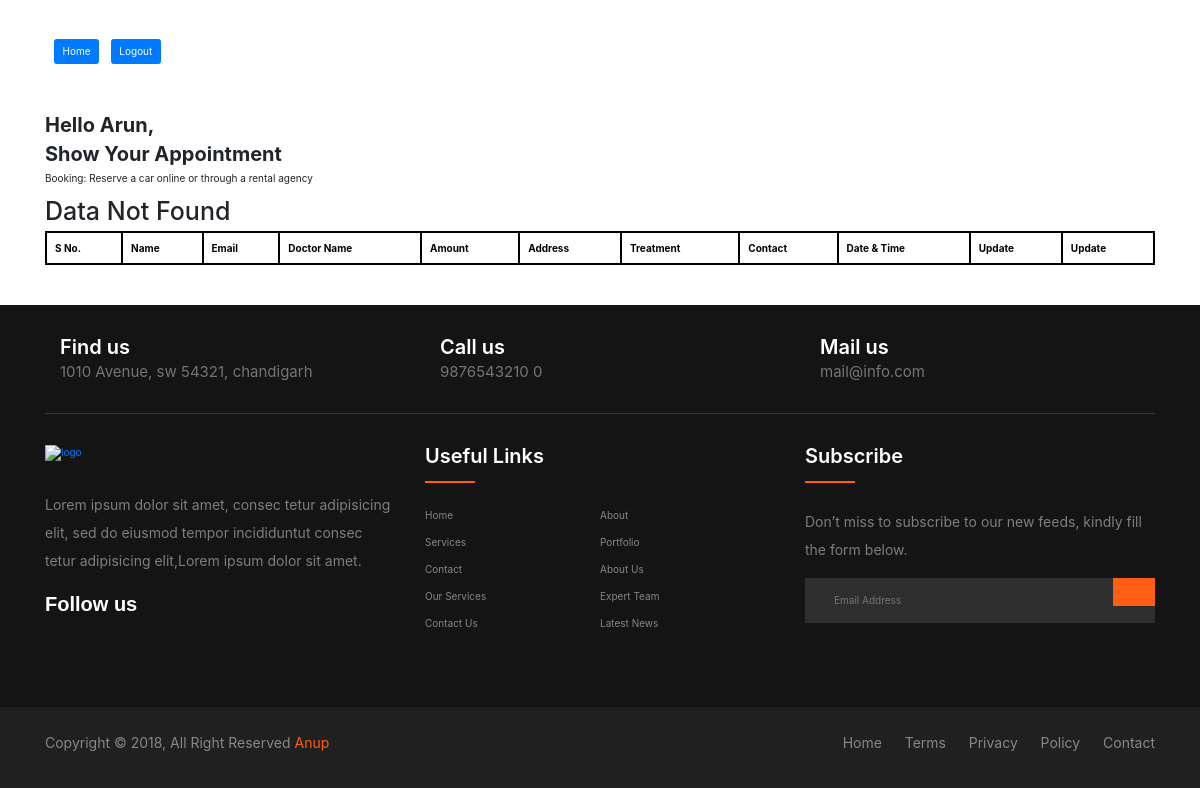
Before: /showdata/arunsilawat722362@gmail.com with the older database file.
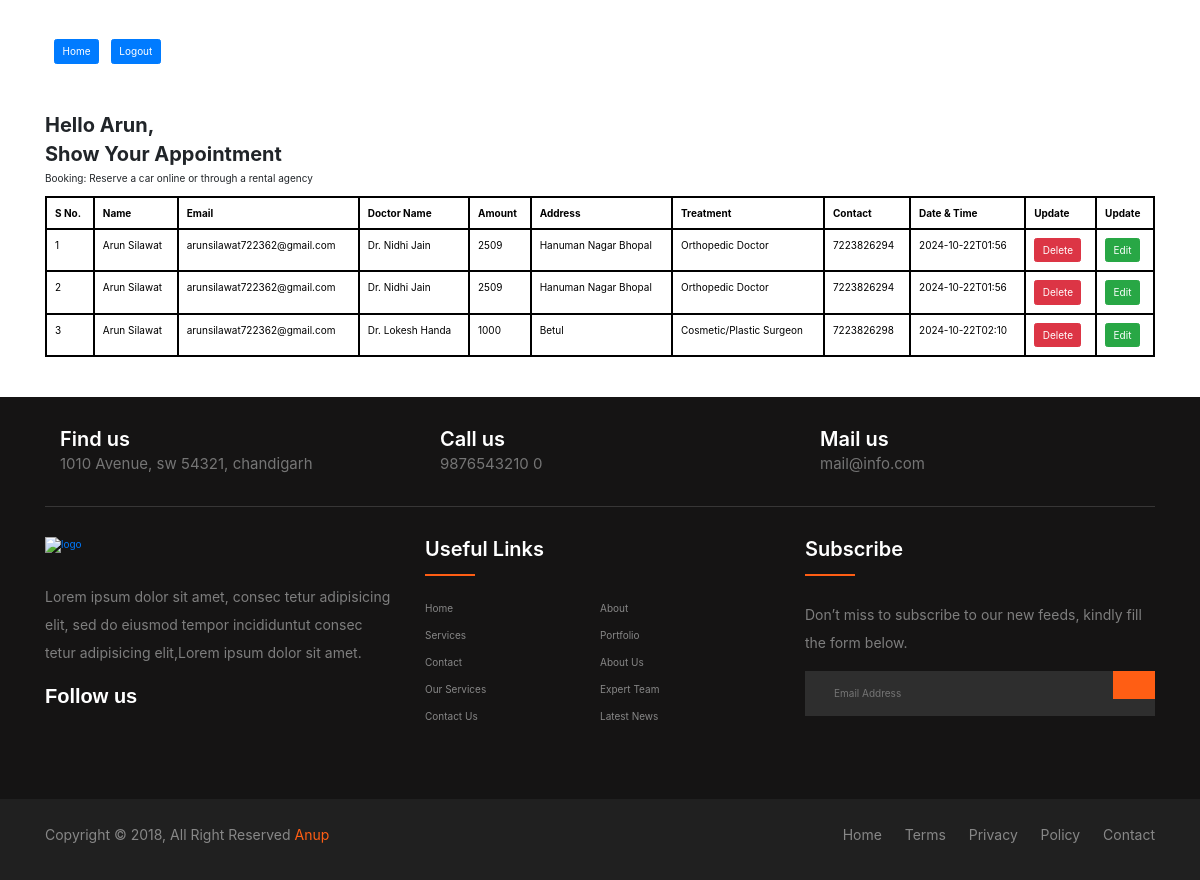
After: the same page with the newer database file.
### app/models.py (models this page shows)
class Userdata(models.Model):
    fname=models.CharField(max_length=50)
    lname=models.CharField(max_length=50)
    email=models.EmailField()
    password=models.CharField(max_length=25)

class Book_data(models.Model):
    fname=models.CharField(max_length=(50))
    lname=models.CharField(max_length=(50))
    email=models.EmailField()
    doctor=models.CharField(max_length=(50))
    amount=models.IntegerField()
    address=models.TextField()
    treat=models.CharField(max_length=(50))
    date=models.CharField(max_length=(50))
    contact=models.IntegerField()

### app/views.py (the view)
# urls.py: path('showdata/<str:em>',views.showdata,name='showdata'),
def showdata(request,em):
    email=em
    getdata=Book_data.objects.filter(email=em)
    if getdata:
        data=Book_data.objects.filter(email=em)
        admindata=Userdata.objects.get(email=em)
        fname=admindata.fname
        lname=admindata.lname
        email=admindata.email
        password=admindata.password
        user={
            'fnm':fname,
            'lnm':lname,
            'em':email,
            'pass':password
            }
        return render(request,'datadisplay.html',{'data':data,'user':user})
    else:
        msg='Data Not Found'
        admindata=Userdata.objects.get(email=em)
        fname=admindata.fname
        lname=admindata.lname
        email=admindata.email
        password=admindata.password
        user={
            'fnm':fname,
            'lnm':lname,
            'em':email,
            'pass':password
            }
        return render(request,'datadisplay.html',{'msg':msg,'user':user})

### app/templates/datadisplay.html (shortened to what this page needs)
<!DOCTYPE html>
<html lang="en">
<head>
    <link rel="stylesheet" href="https://maxcdn.bootstrapcdn.com/bootstrap/3.4.1/css/bootstrap.min.css">
    <link rel="stylesheet" href="https://unpkg.com/bootstrap@5.3.3/dist/css/bootstrap.min.css">
    <link rel="stylesheet" href="https://unpkg.com/bs-brain@2.0.4/utilities/font-size/font-size.css">
    <link rel="stylesheet" href="https://unpkg.com/bs-brain@2.0.4/utilities/margin/margin.css">
    <link rel="stylesheet" href="https://unpkg.com/bs-brain@2.0.4/utilities/padding/padding.css">
    <link rel="stylesheet" href="https://cdn.jsdelivr.net/npm/bootstrap@4.6.2/dist/css/bootstrap.min.css">
</head>
<body><br><br>
    <div class="container">
        <a href="{% url 'home' em=user.em %}"><button type="button" class="btn btn-primary" style="margin: 9px;">Home</button></a>
        <a href="{% url 'login' %}"><button type="button" class="btn btn-primary">Logout</button></a>
    </div><br><br>
    <div class="container" style="background-color: white;border-radius: 10px;">
        <h2 style="font-weight: bold;margin-top: 10px;">Hello {{user.fnm}},</h2>
        <h2 style="font-weight: bold;">Show Your Appointment</h2>
        <p> Booking: Reserve a car online or through a rental agency</p>
        <h1>{{msg}}</h1>
        <div class="table-responsive">
            <table class="table table-bordered">
                <thead>
                    <tr>
                        <th style="border: 2px solid black;">S No.</th>
                        <th style="border: 2px solid black;">Name</th>
                        <th style="border: 2px solid black;">Email</th>
                        <th style="border: 2px solid black;">Doctor Name</th>
                        <th style="border: 2px solid black;">Amount</th>
                        <th style="border: 2px solid black;">Address</th>
                        <th style="border: 2px solid black;">Treatment</th>
                        <th style="border: 2px solid black;">Contact</th>
                        <th style="border: 2px solid black;">Date & Time</th>
                        <th style="border: 2px solid black;">Update</th>
                        <th style="border: 2px solid black;">Update</th>
                    </tr>
                </thead>
                <tbody>
                    {% for i in data %}
                    <tr>
                        <td style="border: 2px solid black;">{{forloop.counter}}</td>
                        <td style="border: 2px solid black;">{{i.fname}} {{i.lname}}</td>
                        <td style="border: 2px solid black;">{{i.email}}</td>
                        <td style="border: 2px solid black;">{{i.doctor}}</td>
                        <td style="border: 2px solid black;">{{i.amount}}</td>
                        <td style="border: 2px solid black;">{{i.address}}</td>
                        <td style="border: 2px solid black;">{{i.treat}}</td>
                        <td style="border: 2px solid black;">{{i.contact}}</td>
                        <td style="border: 2px solid black;">{{i.date}}</td>
                        <td style="border: 2px solid black;"><a href="{% url 'delete' pk=i.id em=i.email %}"><button
                                    class="btn btn-danger">Delete</button></a></td>
                        <td style="border: 2px solid black;"><a href="{% url 'edit' pk=i.id %} "><button
                                    class="btn btn-success">Edit</button></a></td>
                    </tr>
                    {% endfor %}
                </tbody>
            </table>
        </div>
    </div><br>
     <br><footer class="footer-section" >
        <div class="container">
            <div class="footer-cta pt-5 pb-5">
                <div class="row">
                    <div class="col-xl-4 col-md-4 mb-30">
                        <div class="single-cta">
                            <div class="cta-text">
                                <h4>Find us</h4>
                                <span>1010 Avenue, sw 54321, chandigarh</span>
                            </div>
                        </div>
                    </div>
                    <div class="col-xl-4 col-md-4 mb-30">
                        <div class="single-cta">
                            <div class="cta-text">
                                <h4>Call us</h4>
                                <span>9876543210 0</span>
                            </div>
                        </div>
                    </div>
                    <div class="col-xl-4 col-md-4 mb-30">
                        <div class="single-cta">
                            <div class="cta-text">
                                <h4>Mail us</h4>
                                <span>mail@info.com</span>
                            </div>
                        </div>
                    </div>
                </div>
            </div>
            <div class="footer-content pt-5 pb-5">
                <div class="row">
                    <div class="col-xl-4 col-lg-4 mb-50">
                        <div class="footer-widget">
                            <div class="footer-logo">
                                <a href="index.html"><img src="https://i.ibb.co/QDy827D/ak-logo.png" class="img-fluid"
                                        alt="logo"></a>
                            </div>
                            <div class="footer-text">
                                <p>Lorem ipsum dolor sit amet, consec tetur adipisicing elit, sed do eiusmod tempor
                                    incididuntut consec tetur adipisicing
                                    elit,Lorem ipsum dolor sit amet.</p>
                            </div>
                            <div class="footer-social-icon">
                                <span>Follow us</span>
                            </div>
                        </div>
                    </div>
                    <div class="col-xl-4 col-lg-4 col-md-6 mb-30">
                        <div class="footer-widget">
                            <div class="footer-widget-heading">
                                <h3>Useful Links</h3>
                            </div>
                            <ul>
                                <li><a href="#">Home</a></li>
                                <li><a href="#">about</a></li>
                                <li><a href="#">services</a></li>
                                <li><a href="#">portfolio</a></li>
                                <li><a href="#">Contact</a></li>
                                <li><a href="#">About us</a></li>
                                <li><a href="#">Our Services</a></li>
                                <li><a href="#">Expert Team</a></li>
                                <li><a href="#">Contact us</a></li>
                                <li><a href="#">Latest News</a></li>
                            </ul>
                        </div>
                    </div>
                    <div class="col-xl-4 col-lg-4 col-md-6 mb-50">
                        <div class="footer-widget">
                            <div class="footer-widget-heading">
                                <h3>Subscribe</h3>
                            </div>
                            <div class="footer-text mb-25">
                                <p>Don’t miss to subscribe to our new feeds, kindly fill the form below.</p>
                            </div>
                            <div class="subscribe-form">
                                <form action="#">
                                    <input type="text" placeholder="Email Address">
                                    <button></button>
                                </form>
                            </div>
                        </div>
                    </div>
                </div>
            </div>
        </div>
        <div class="copyright-area">
            <div class="container">
                <div class="row">
                    <div class="col-xl-6 col-lg-6 text-center text-lg-left">
                        <div class="copyright-text">
                            <p>Copyright &copy; 2018, All Right Reserved <a
                                    href="https://codepen.io/anupkumar92/">Anup</a></p>
                        </div>
                    </div>
                    <div class="col-xl-6 col-lg-6 d-none d-lg-block text-right">
                        <div class="footer-menu">
                            <ul>
                                <li><a href="#">Home</a></li>
                                <li><a href="#">Terms</a></li>
                                <li><a href="#">Privacy</a></li>
                                <li><a href="#">Policy</a></li>
                                <li><a href="#">Contact</a></li>
                            </ul>
                        </div>
                    </div>
                </div>
            </div>
        </div>
    </footer>
</body>
</html>

### app/templates/datadisplay.html (style rules this page uses)
body { background-color: rgb(235, 237, 230); overflow-x: hidden; padding: 0px; margin: 0px; background-image: url( https://encrypted-tbn0.gstatic.com/images?q=tbn:ANd9GcQGLJS46KR1uM9k_UKM23EayKSprwY7OlxkZQ&s); }
ul { margin: 0px; padding: 0px; }
.footer-section { background: #151414; position: relative; }
.footer-cta { border-bottom: 1px solid #373636; }
.cta-text { padding-left: 15px; display: inline-block; }
.cta-text h4 { color: #fff; font-size: 20px; font-weight: 600; margin-bottom: 2px; }
.cta-text span { color: #757575; font-size: 15px; }
.footer-content { position: relative; z-index: 2; }
.footer-logo { margin-bottom: 30px; }
.footer-logo img { max-width: 200px; }
.footer-text p { margin-bottom: 14px; font-size: 14px; color: #7e7e7e; line-height: 28px; }
.footer-social-icon span { color: #fff; display: block; font-size: 20px; font-weight: 700; font-family: 'Poppins', sans-serif; margin-bottom: 20px; }
.footer-widget-heading h3 { color: #fff; font-size: 20px; font-weight: 600; margin-bottom: 40px; position: relative; }
.footer-widget-heading h3::before { content: ""; position: absolute; left: 0; bottom: -15px; height: 2px; width: 50px; background: #ff5e14; }
.footer-widget ul li { display: inline-block; float: left; width: 50%; margin-bottom: 12px; }
.footer-widget ul li a { color: #878787; text-transform: capitalize; }
.subscribe-form { position: relative; overflow: hidden; }
.subscribe-form input { width: 100%; padding: 14px 28px; background: #2E2E2E; border: 1px solid #2E2E2E; color: #fff; }
.subscribe-form button { position: absolute; right: 0; background: #ff5e14; padding: 13px 20px; border: 1px solid #ff5e14; top: 0; }
.copyright-area { background: #202020; padding: 25px 0; }
.copyright-text p { margin: 0; font-size: 14px; color: #878787; }
.copyright-text p a { color: #ff5e14; }
.footer-menu li { display: inline-block; margin-left: 20px; }
.footer-menu li a { font-size: 14px; color: #878787; }

Changed rows visible on the page:
added Book_data: fname "Arun", lname "Silawat", email "arunsilawat722362@gmail.com", doctor "Dr. Nidhi Jain", amount "2509", address "Hanuman Nagar Bhopal", treat "Orthopedic Doctor", contact "7223826294", date "2024-10-22T01:56"
added Book_data: fname "Arun", lname "Silawat", email "arunsilawat722362@gmail.com", doctor "Dr. Nidhi Jain", amount "2509", address "Hanuman Nagar Bhopal", treat "Orthopedic Doctor", contact "7223826294", date "2024-10-22T01:56"
added Book_data: fname "Arun", lname "Silawat", email "arunsilawat722362@gmail.com", doctor "Dr. Lokesh Handa", amount "1000", address "Betul", treat "Cosmetic/Plastic Surgeon", contact "7223826298", date "2024-10-22T02:10"
Other visible differences:
{{ msg }}: "Data Not Found" → (not shown)
